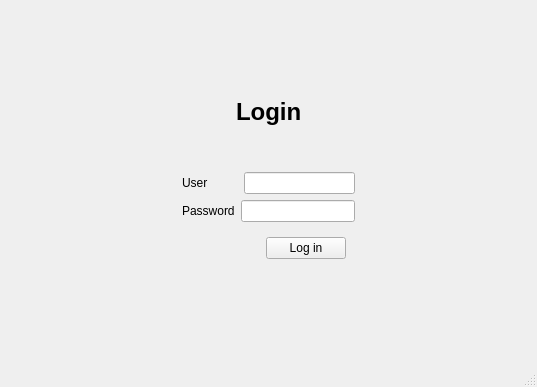
<?xml version="1.0" encoding="UTF-8"?>
<ui version="4.0">
 <class>LoginWindow</class>
 <widget class="QMainWindow" name="LoginWindow">
  <property name="geometry">
   <rect>
    <x>0</x>
    <y>0</y>
    <width>537</width>
    <height>387</height>
   </rect>
  </property>
  <property name="windowTitle">
   <string>LoginWindow</string>
  </property>
  <widget class="QWidget" name="centralwidget">
   <layout class="QGridLayout" name="gridLayout">
    <item row="0" column="0">
     <layout class="QVBoxLayout" name="verticalLayout_2">
      <item>
       <spacer name="verticalSpacer">
        <property name="orientation">
         <enum>Qt::Orientation::Vertical</enum>
        </property>
        <property name="sizeHint" stdset="0">
         <size>
          <width>20</width>
          <height>40</height>
         </size>
        </property>
       </spacer>
      </item>
      <item>
       <layout class="QHBoxLayout" name="horizontalLayout_5">
        <item>
         <spacer name="horizontalSpacer_4">
          <property name="orientation">
           <enum>Qt::Orientation::Horizontal</enum>
          </property>
          <property name="sizeHint" stdset="0">
           <size>
            <width>40</width>
            <height>20</height>
           </size>
          </property>
         </spacer>
        </item>
        <item>
         <layout class="QVBoxLayout" name="verticalLayout">
          <item>
           <layout class="QHBoxLayout" name="horizontalLayout">
            <item>
             <spacer name="horizontalSpacer">
              <property name="orientation">
               <enum>Qt::Orientation::Horizontal</enum>
              </property>
              <property name="sizeHint" stdset="0">
               <size>
                <width>40</width>
                <height>20</height>
               </size>
              </property>
             </spacer>
            </item>
            <item>
             <widget class="QLabel" name="label_3">
              <property name="text">
               <string>&lt;h1&gt;Login</string>
              </property>
             </widget>
            </item>
            <item>
             <spacer name="horizontalSpacer_2">
              <property name="orientation">
               <enum>Qt::Orientation::Horizontal</enum>
              </property>
              <property name="sizeHint" stdset="0">
               <size>
                <width>40</width>
                <height>20</height>
               </size>
              </property>
             </spacer>
            </item>
           </layout>
          </item>
          <item>
           <spacer name="verticalSpacer_3">
            <property name="orientation">
             <enum>Qt::Orientation::Vertical</enum>
            </property>
            <property name="sizeHint" stdset="0">
             <size>
              <width>20</width>
              <height>40</height>
             </size>
            </property>
           </spacer>
          </item>
          <item>
           <layout class="QHBoxLayout" name="horizontalLayout_2">
            <item>
             <widget class="QLabel" name="label">
              <property name="text">
               <string>User         </string>
              </property>
             </widget>
            </item>
            <item>
             <widget class="QLineEdit" name="user"/>
            </item>
           </layout>
          </item>
          <item>
           <layout class="QHBoxLayout" name="horizontalLayout_3">
            <item>
             <widget class="QLabel" name="label_2">
              <property name="text">
               <string>Password</string>
              </property>
             </widget>
            </item>
            <item>
             <widget class="QLineEdit" name="pass">
              <property name="echoMode">
               <enum>QLineEdit::EchoMode::Password</enum>
              </property>
             </widget>
            </item>
           </layout>
          </item>
          <item>
           <widget class="QWidget" name="widget" native="true">
            <layout class="QHBoxLayout" name="horizontalLayout_4">
             <item>
              <spacer name="horizontalSpacer_3">
               <property name="orientation">
                <enum>Qt::Orientation::Horizontal</enum>
               </property>
               <property name="sizeHint" stdset="0">
                <size>
                 <width>40</width>
                 <height>20</height>
                </size>
               </property>
              </spacer>
             </item>
             <item>
              <widget class="QPushButton" name="pushButton">
               <property name="text">
                <string>Log in</string>
               </property>
              </widget>
             </item>
            </layout>
           </widget>
          </item>
         </layout>
        </item>
        <item>
         <spacer name="horizontalSpacer_5">
          <property name="orientation">
           <enum>Qt::Orientation::Horizontal</enum>
          </property>
          <property name="sizeHint" stdset="0">
           <size>
            <width>40</width>
            <height>20</height>
           </size>
          </property>
         </spacer>
        </item>
       </layout>
      </item>
      <item>
       <spacer name="verticalSpacer_2">
        <property name="orientation">
         <enum>Qt::Orientation::Vertical</enum>
        </property>
        <property name="sizeHint" stdset="0">
         <size>
          <width>20</width>
          <height>40</height>
         </size>
        </property>
       </spacer>
      </item>
     </layout>
    </item>
   </layout>
  </widget>
  <widget class="QStatusBar" name="statusbar"/>
 </widget>
 <resources/>
 <connections/>
</ui>
